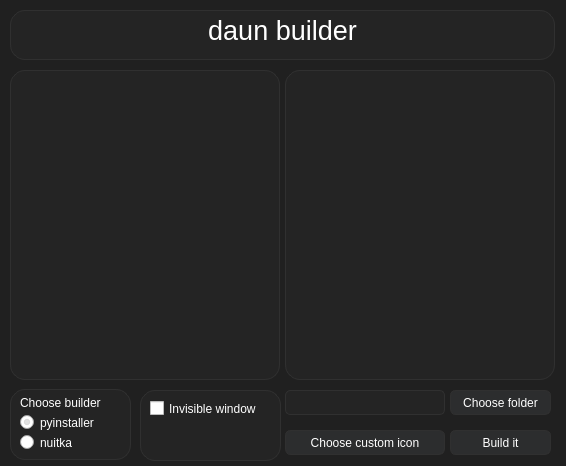
<?xml version="1.0" encoding="UTF-8"?>
<ui version="4.0">
 <class>MainWindow</class>
 <widget class="QMainWindow" name="MainWindow">
  <property name="geometry">
   <rect>
    <x>0</x>
    <y>0</y>
    <width>566</width>
    <height>466</height>
   </rect>
  </property>
  <property name="minimumSize">
   <size>
    <width>566</width>
    <height>466</height>
   </size>
  </property>
  <property name="maximumSize">
   <size>
    <width>566</width>
    <height>466</height>
   </size>
  </property>
  <property name="focusPolicy">
   <enum>Qt::TabFocus</enum>
  </property>
  <property name="windowTitle">
   <string>daun builder</string>
  </property>
  <property name="windowIcon">
   <iconset resource="images.qrc">
    <normaloff>:/img/logo.ico</normaloff>:/img/logo.ico</iconset>
  </property>
  <property name="windowOpacity">
   <double>0.970000000000000</double>
  </property>
  <property name="styleSheet">
   <string notr="true">background-color: #202020;
color: #ffffff;</string>
  </property>
  <widget class="QWidget" name="centralwidget">
   <widget class="QPushButton" name="build_button">
    <property name="geometry">
     <rect>
      <x>450</x>
      <y>430</y>
      <width>101</width>
      <height>25</height>
     </rect>
    </property>
    <property name="mouseTracking">
     <bool>false</bool>
    </property>
    <property name="tabletTracking">
     <bool>false</bool>
    </property>
    <property name="focusPolicy">
     <enum>Qt::TabFocus</enum>
    </property>
    <property name="contextMenuPolicy">
     <enum>Qt::NoContextMenu</enum>
    </property>
    <property name="styleSheet">
     <string notr="true">QPushButton {
	color: white;
	border-width: 1px;
	border-radius:6px;
	border-style: solid;
	border-color: #303030;
	background-color: #2c2d2e;
	font: 10pt &quot;Segoe UI&quot;;
}
QPushButton:hover{
	border-width: 2px;
	background-color: #323232;
}
QPushButton:pressed{
	background-color: #262728;
}
QPushButton:disabled{
	background-color: #434343;
	border-color: #0000;
}</string>
    </property>
    <property name="text">
     <string>Build it</string>
    </property>
    <property name="autoDefault">
     <bool>false</bool>
    </property>
    <property name="flat">
     <bool>false</bool>
    </property>
   </widget>
   <widget class="QListWidget" name="modules_list">
    <property name="geometry">
     <rect>
      <x>10</x>
      <y>70</y>
      <width>270</width>
      <height>310</height>
     </rect>
    </property>
    <property name="styleSheet">
     <string notr="true">QListWidget {
	border-width: 1px;
	border-radius:15px;
	border-style: solid;
	border-color: #303030;
	padding: 10px;
	background-color: #242424;
	font: 10pt &quot;Segoe UI&quot;;
}

QScrollBar {
  background: #959595;
  width: 8px;
}

QScrollBar::handle:vertical {
  background: #303030;
  min-height: 20px;
}
</string>
    </property>
    <property name="frameShape">
     <enum>QFrame::StyledPanel</enum>
    </property>
    <property name="frameShadow">
     <enum>QFrame::Raised</enum>
    </property>
    <property name="sizeAdjustPolicy">
     <enum>QAbstractScrollArea::AdjustIgnored</enum>
    </property>
    <property name="dragEnabled">
     <bool>false</bool>
    </property>
    <property name="movement">
     <enum>QListView::Static</enum>
    </property>
    <property name="uniformItemSizes">
     <bool>false</bool>
    </property>
   </widget>
   <widget class="QTextBrowser" name="desc_list">
    <property name="geometry">
     <rect>
      <x>285</x>
      <y>70</y>
      <width>270</width>
      <height>310</height>
     </rect>
    </property>
    <property name="styleSheet">
     <string notr="true">border-width: 1px;
border-radius:15px;
border-style: solid;
border-color: #303030;
padding: 10px;
background-color: #242424;
font: 10pt &quot;Segoe UI&quot;;</string>
    </property>
    <property name="frameShape">
     <enum>QFrame::StyledPanel</enum>
    </property>
    <property name="frameShadow">
     <enum>QFrame::Raised</enum>
    </property>
    <property name="html">
     <string notr="true">&lt;!DOCTYPE HTML PUBLIC &quot;-//W3C//DTD HTML 4.0//EN&quot; &quot;http://www.w3.org/TR/REC-html40/strict.dtd&quot;&gt;
&lt;html&gt;&lt;head&gt;&lt;meta name=&quot;qrichtext&quot; content=&quot;1&quot; /&gt;&lt;style type=&quot;text/css&quot;&gt;
p, li { white-space: pre-wrap; }
&lt;/style&gt;&lt;/head&gt;&lt;body style=&quot; font-family:'Segoe UI'; font-size:10pt; font-weight:400; font-style:normal;&quot;&gt;
&lt;p style=&quot;-qt-paragraph-type:empty; margin-top:0px; margin-bottom:0px; margin-left:0px; margin-right:0px; -qt-block-indent:0; text-indent:0px;&quot;&gt;&lt;br /&gt;&lt;/p&gt;&lt;/body&gt;&lt;/html&gt;</string>
    </property>
    <property name="acceptRichText">
     <bool>true</bool>
    </property>
    <property name="textInteractionFlags">
     <set>Qt::NoTextInteraction</set>
    </property>
   </widget>
   <widget class="QTextBrowser" name="daun_builder_logo">
    <property name="geometry">
     <rect>
      <x>10</x>
      <y>10</y>
      <width>545</width>
      <height>50</height>
     </rect>
    </property>
    <property name="styleSheet">
     <string notr="true">border-width: 1px;
border-radius:15px;
border-style: solid;
border-color: #303030;
background-color: #242424;
font: 20pt &quot;Segoe UI&quot;;</string>
    </property>
    <property name="frameShape">
     <enum>QFrame::StyledPanel</enum>
    </property>
    <property name="frameShadow">
     <enum>QFrame::Raised</enum>
    </property>
    <property name="html">
     <string>&lt;!DOCTYPE HTML PUBLIC &quot;-//W3C//DTD HTML 4.0//EN&quot; &quot;http://www.w3.org/TR/REC-html40/strict.dtd&quot;&gt;
&lt;html&gt;&lt;head&gt;&lt;meta name=&quot;qrichtext&quot; content=&quot;1&quot; /&gt;&lt;style type=&quot;text/css&quot;&gt;
p, li { white-space: pre-wrap; }
&lt;/style&gt;&lt;/head&gt;&lt;body style=&quot; font-family:'Segoe UI'; font-size:20pt; font-weight:400; font-style:normal;&quot;&gt;
&lt;p align=&quot;center&quot; style=&quot; margin-top:0px; margin-bottom:0px; margin-left:0px; margin-right:0px; -qt-block-indent:0; text-indent:0px;&quot;&gt;daun builder&lt;/p&gt;&lt;/body&gt;&lt;/html&gt;</string>
    </property>
    <property name="textInteractionFlags">
     <set>Qt::NoTextInteraction</set>
    </property>
   </widget>
   <widget class="QPushButton" name="choose_folder_button">
    <property name="geometry">
     <rect>
      <x>450</x>
      <y>390</y>
      <width>101</width>
      <height>25</height>
     </rect>
    </property>
    <property name="mouseTracking">
     <bool>false</bool>
    </property>
    <property name="tabletTracking">
     <bool>false</bool>
    </property>
    <property name="focusPolicy">
     <enum>Qt::TabFocus</enum>
    </property>
    <property name="contextMenuPolicy">
     <enum>Qt::NoContextMenu</enum>
    </property>
    <property name="styleSheet">
     <string notr="true">QPushButton {
	color: white;
	border-width: 1px;
	border-radius:6px;
	border-style: solid;
	border-color: #303030;
	background-color: #2c2d2e;
	font: 10pt &quot;Segoe UI&quot;;
}
QPushButton:hover{
	border-width: 2px;
	background-color: #323232;
}
QPushButton:pressed{
	background-color: #262728;
}
QPushButton:disabled{
	background-color: #434343;
	border-color: #0000;
}</string>
    </property>
    <property name="text">
     <string>Choose folder</string>
    </property>
    <property name="autoDefault">
     <bool>false</bool>
    </property>
    <property name="flat">
     <bool>false</bool>
    </property>
   </widget>
   <widget class="QLineEdit" name="path_box">
    <property name="geometry">
     <rect>
      <x>285</x>
      <y>390</y>
      <width>160</width>
      <height>25</height>
     </rect>
    </property>
    <property name="styleSheet">
     <string notr="true">border-width: 1px;
border-radius:5px;
border-style: solid;
border-color: #303030;
background-color: #242424;
font: 10pt &quot;Segoe UI&quot;;</string>
    </property>
   </widget>
   <widget class="QPushButton" name="choose_icon_button">
    <property name="geometry">
     <rect>
      <x>285</x>
      <y>430</y>
      <width>160</width>
      <height>25</height>
     </rect>
    </property>
    <property name="mouseTracking">
     <bool>false</bool>
    </property>
    <property name="tabletTracking">
     <bool>false</bool>
    </property>
    <property name="focusPolicy">
     <enum>Qt::TabFocus</enum>
    </property>
    <property name="contextMenuPolicy">
     <enum>Qt::NoContextMenu</enum>
    </property>
    <property name="styleSheet">
     <string notr="true">QPushButton {
	color: white;
	border-width: 1px;
	border-radius:6px;
	border-style: solid;
	border-color: #303030;
	background-color: #2c2d2e;
	font: 10pt &quot;Segoe UI&quot;;
}
QPushButton:hover{
	border-width: 2px;
	background-color: #323232;
}
QPushButton:pressed{
	background-color: #262728;
}
QPushButton:disabled{
	background-color: #434343;
	border-color: #0000;
}</string>
    </property>
    <property name="text">
     <string>Choose custom icon</string>
    </property>
    <property name="autoDefault">
     <bool>false</bool>
    </property>
    <property name="flat">
     <bool>false</bool>
    </property>
   </widget>
   <widget class="QRadioButton" name="is_pyinstaller">
    <property name="geometry">
     <rect>
      <x>20</x>
      <y>415</y>
      <width>80</width>
      <height>15</height>
     </rect>
    </property>
    <property name="styleSheet">
     <string notr="true">font: 10pt &quot;Segoe UI&quot;;
background: none;</string>
    </property>
    <property name="text">
     <string>pyinstaller</string>
    </property>
    <property name="checked">
     <bool>true</bool>
    </property>
   </widget>
   <widget class="QRadioButton" name="is_nuitka">
    <property name="geometry">
     <rect>
      <x>20</x>
      <y>435</y>
      <width>80</width>
      <height>15</height>
     </rect>
    </property>
    <property name="styleSheet">
     <string notr="true">font: 10pt &quot;Segoe UI&quot;;
background: none;</string>
    </property>
    <property name="text">
     <string>nuitka</string>
    </property>
   </widget>
   <widget class="QLabel" name="label">
    <property name="geometry">
     <rect>
      <x>20</x>
      <y>390</y>
      <width>90</width>
      <height>25</height>
     </rect>
    </property>
    <property name="styleSheet">
     <string notr="true">font: 10pt &quot;Segoe UI&quot;;
background: none;</string>
    </property>
    <property name="text">
     <string>Choose builder</string>
    </property>
   </widget>
   <widget class="QWidget" name="builder_bg" native="true">
    <property name="geometry">
     <rect>
      <x>10</x>
      <y>389</y>
      <width>121</width>
      <height>71</height>
     </rect>
    </property>
    <property name="styleSheet">
     <string notr="true">border-width: 1px;
border-radius:15px;
border-style: solid;
border-color: #303030;
padding: 10px;
background-color: #242424;
font: 10pt &quot;Segoe UI&quot;;</string>
    </property>
   </widget>
   <widget class="QWidget" name="options_bg" native="true">
    <property name="geometry">
     <rect>
      <x>140</x>
      <y>390</y>
      <width>141</width>
      <height>71</height>
     </rect>
    </property>
    <property name="styleSheet">
     <string notr="true">border-width: 1px;
border-radius:15px;
border-style: solid;
border-color: #303030;
padding: 10px;
background-color: #242424;
font: 10pt &quot;Segoe UI&quot;;</string>
    </property>
   </widget>
   <widget class="QCheckBox" name="enable_console_button">
    <property name="geometry">
     <rect>
      <x>150</x>
      <y>400</y>
      <width>121</width>
      <height>17</height>
     </rect>
    </property>
    <property name="styleSheet">
     <string notr="true">font: 10pt &quot;Segoe UI&quot;;
background: none;</string>
    </property>
    <property name="text">
     <string>Invisible window</string>
    </property>
   </widget>
   <zorder>builder_bg</zorder>
   <zorder>build_button</zorder>
   <zorder>modules_list</zorder>
   <zorder>desc_list</zorder>
   <zorder>daun_builder_logo</zorder>
   <zorder>choose_folder_button</zorder>
   <zorder>path_box</zorder>
   <zorder>choose_icon_button</zorder>
   <zorder>is_pyinstaller</zorder>
   <zorder>is_nuitka</zorder>
   <zorder>label</zorder>
   <zorder>options_bg</zorder>
   <zorder>enable_console_button</zorder>
  </widget>
 </widget>
 <resources>
  <include location="images.qrc"/>
 </resources>
 <connections/>
</ui>
